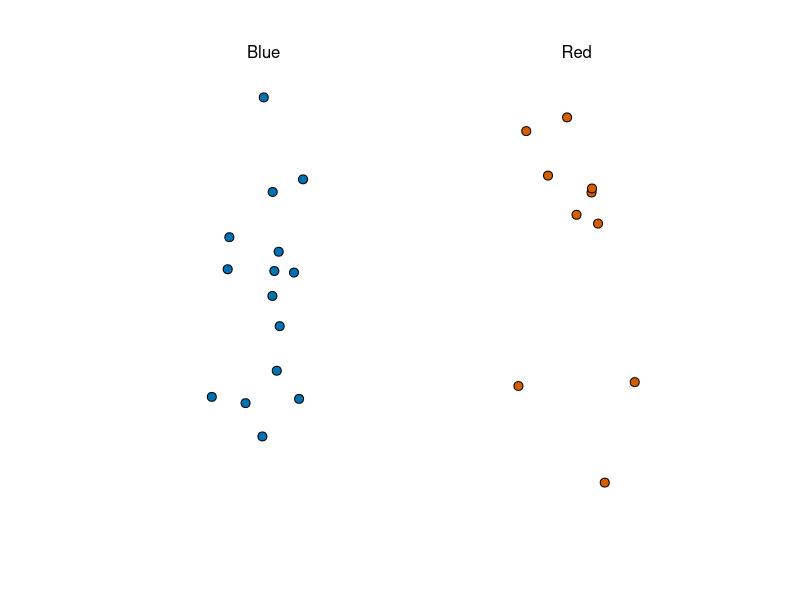
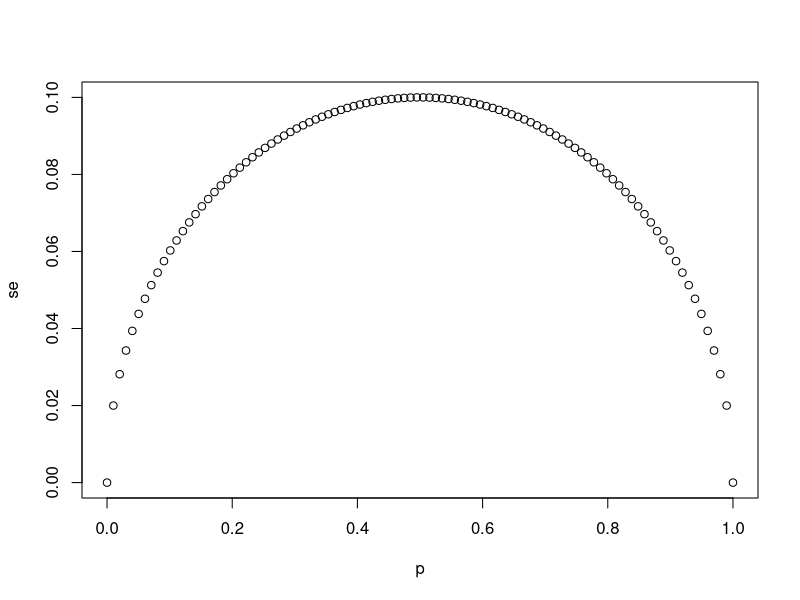
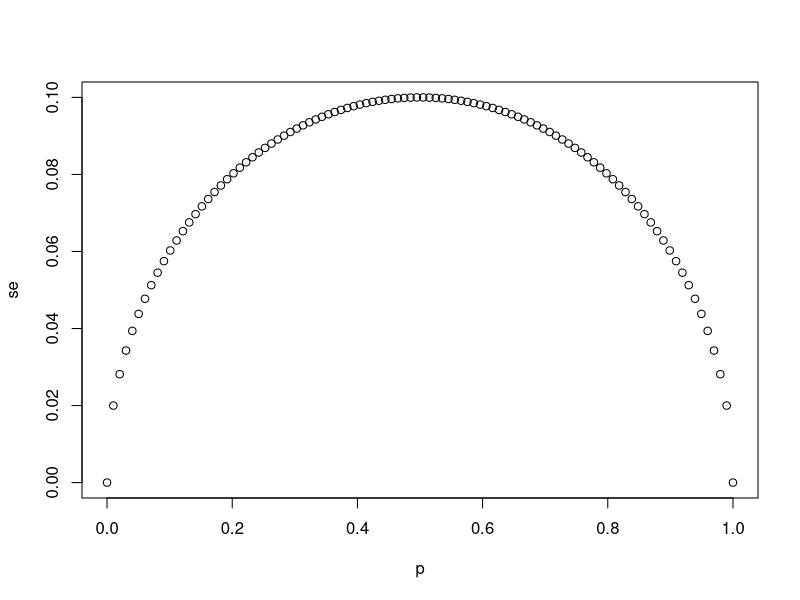
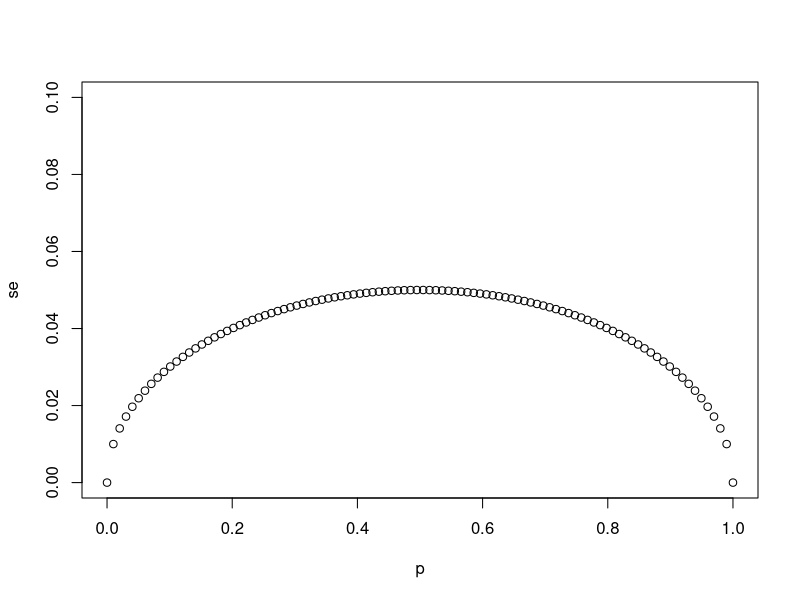
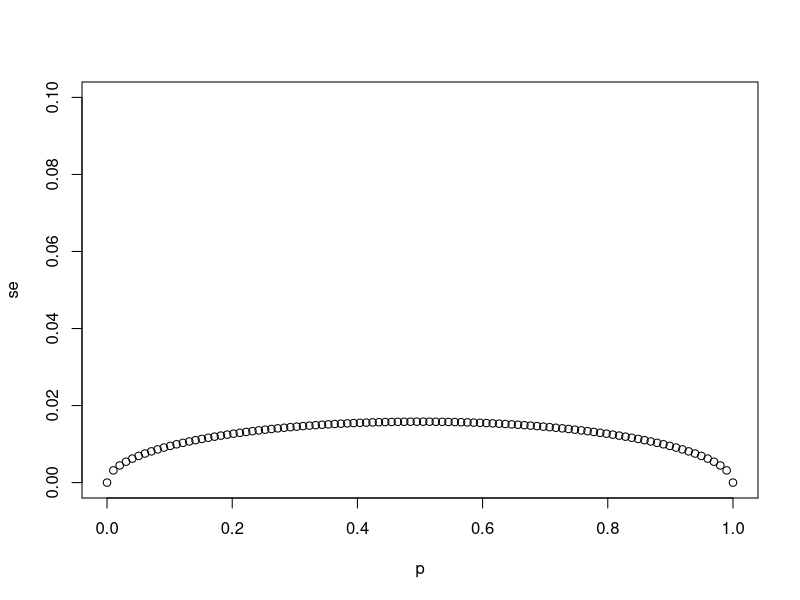
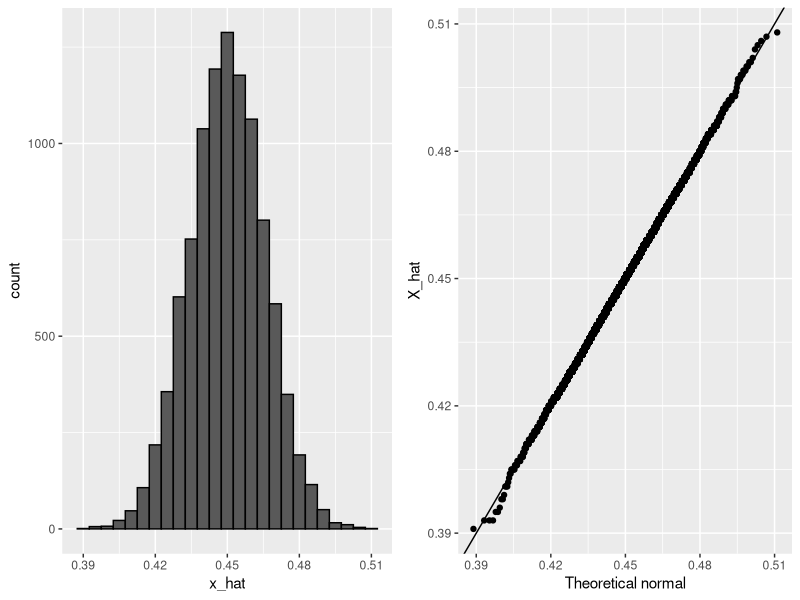
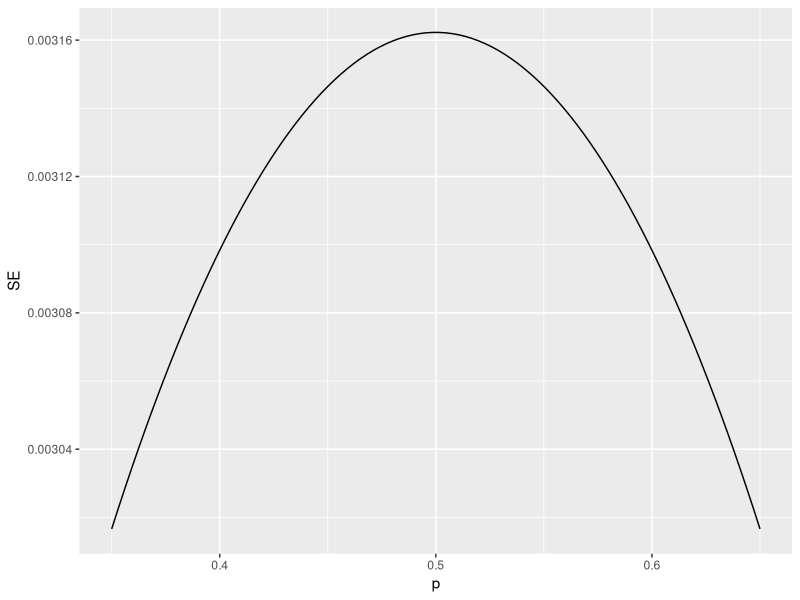
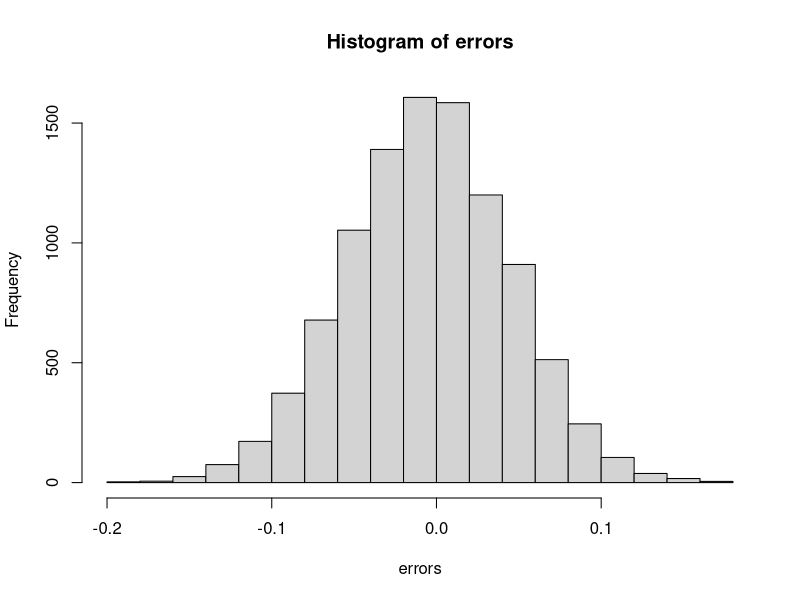

Source code (R) for these figures, in order:
## ---- chunk 1
knitr::opts_chunk$set(echo = TRUE)
## ---- chunk 2
if(!require(tidyverse)) install.packages("tidyverse")
if(!require(dslabs)) install.packages("dslabs")

library(tidyverse)
library(dslabs)
take_poll(25)    # draw 25 beads
## ---- chunk 3
# `N` represents the number of people polled
N <- 25

# Create a variable `p` that contains 100 proportions ranging from 0 to 1 using the `seq` function
p <- seq(0, 1, length.out = 100)

# Create a variable `se` that contains the standard error of each sample average
se <- sqrt(p * (1 - p)/N)

# Plot `p` on the x-axis and `se` on the y-axis
plot(p,se)
## ---- chunk 4
# The vector `p` contains 100 proportions of Democrats ranging from 0 to 1 using the `seq` function
p <- seq(0, 1, length = 100)

# The vector `sample_sizes` contains the three sample sizes
sample_sizes <- c(25, 100, 1000)

# Write a for-loop that calculates the standard error `se` for every value of `p` for each of the three samples sizes `N` in the vector `sample_sizes`. Plot the three graphs, using the `ylim` argument to standardize the y-axis across all three plots.
for (N in sample_sizes)
{
se <- sqrt(p * (1 - p)/N)
plot(p,se,ylim = c(0,0.1))
}
## ---- chunk 5
# `N` represents the number of people polled
N <- 25

# `p` represents the proportion of Democratic voters
p <- 0.45

# Calculate the standard error of the spread. Print this value to the console.
2*sqrt((p*(1-p)/N))
## ---- chunk 6
X_hat <- 0.48
se <- sqrt(X_hat*(1-X_hat)/25)
pnorm(0.01/se) - pnorm(-0.01/se)
## ---- chunk 7
p <- 0.45    # unknown p to estimate
N <- 1000

# simulate one poll of size N and determine x_hat
x <- sample(c(0,1), size = N, replace = TRUE, prob = c(1-p, p))
x_hat <- mean(x)

# simulate B polls of size N and determine average x_hat
B <- 10000    # number of replicates
N <- 1000    # sample size per replicate
x_hat <- replicate(B, {
    x <- sample(c(0,1), size = N, replace = TRUE, prob = c(1-p, p))
    mean(x)
})
## ---- chunk 8
if(!require(gridExtra)) install.packages("gridExtra")

library(gridExtra)
p1 <- data.frame(x_hat = x_hat) %>%
    ggplot(aes(x_hat)) +
    geom_histogram(binwidth = 0.005, color = "black")
p2 <- data.frame(x_hat = x_hat) %>%
    ggplot(aes(sample = x_hat)) +
    stat_qq(dparams = list(mean = mean(x_hat), sd = sd(x_hat))) +
    geom_abline() +
    ylab("X_hat") +
    xlab("Theoretical normal")
grid.arrange(p1, p2, nrow=1)
## ---- chunk 9
N <- 100000
p <- seq(0.35, 0.65, length = 100)
SE <- sapply(p, function(x) 2*sqrt(x*(1-x)/N))
data.frame(p = p, SE = SE) %>%
    ggplot(aes(p, SE)) +
    geom_line()
## ---- chunk 10
# Write a function called `take_sample` that takes `p` and `N` as arguements and returns the average value of a randomly sampled population.
take_sample <- function(p, N) {
  x <- sample(c(0,1), size = N, replace = TRUE, prob = c(1-p, p))
  return(mean(x))
}

# Use the `set.seed` function to make sure your answer matches the expected result after random sampling
set.seed(1)

# Define `p` as the proportion of Democrats in the population being polled
p <- 0.45

# Define `N` as the number of people polled
N <- 100

# Call the `take_sample` function to determine the sample average of `N` randomly selected people from a population containing a proportion of Democrats equal to `p`. Print this value to the console.
take_sample(p, N)
## ---- chunk 11
# Define `p` as the proportion of Democrats in the population being polled
p <- 0.45

# Define `N` as the number of people polled
N <- 100

# The variable `B` specifies the number of times we want the sample to be replicated
B <- 10000

# Use the `set.seed` function to make sure your answer matches the expected result after random sampling
set.seed(1)

# Create an objected called `errors` that replicates subtracting the result of the `take_sample` function from `p` for `B` replications
errors <- replicate(B, p - take_sample(p, N))

# Calculate the mean of the errors. Print this value to the console.
mean(errors)
hist(errors)
## ---- chunk 12
# Define `p` as the proportion of Democrats in the population being polled
p <- 0.45

# Define `N` as the number of people polled
N <- 100

# The variable `B` specifies the number of times we want the sample to be replicated
B <- 10000

# Use the `set.seed` function to make sure your answer matches the expected result after random sampling
set.seed(1)

# We generated `errors` by subtracting the estimate from the actual proportion of Democratic voters
errors <- replicate(B, p - take_sample(p, N))

# Calculate the mean of the absolute value of each simulated error. Print this value to the console.
mean(abs(errors))
## ---- chunk 13
# Define `p` as the proportion of Democrats in the population being polled
p <- 0.45

# Define `N` as the number of people polled
N <- 100

# The variable `B` specifies the number of times we want the sample to be replicated
B <- 10000

# Use the `set.seed` function to make sure your answer matches the expected result after random sampling
set.seed(1)

# We generated `errors` by subtracting the estimate from the actual proportion of Democratic voters
errors <- replicate(B, p - take_sample(p, N))

# Calculate the standard deviation of `errors`
sqrt(mean(errors^2))
## ---- chunk 14
# Define `p` as the expected value equal to 0.45
p <- 0.45

# Define `N` as the sample size
N <- 100

# Calculate the standard error
sqrt(p*(1-p)/N)
## ---- chunk 15
# Define `p` as a proportion of Democratic voters to simulate
p <- 0.45

# Define `N` as the sample size
N <- 100

# Use the `set.seed` function to make sure your answer matches the expected result after random sampling
set.seed(1)

# Define `X` as a random sample of `N` voters with a probability of picking a Democrat ('1') equal to `p`
X <- sample(c(0,1), size = N, replace = TRUE, prob = c(1-p, p))

# Define `X_bar` as the average sampled proportion
X_bar <- mean(X)

# Calculate the standard error of the estimate. Print the result to the console.
se <- sqrt((X_bar*(1-X_bar)/N))
se
## ---- chunk 16
N <- seq(100, 5000, len = 100)
p <- 0.5
se <- sqrt(p*(1-p)/N)
plot(se, N)
## ---- chunk 17
# Define `p` as the proportion of Democrats in the population being polled
p <- 0.45

# Define `N` as the number of people polled
N <- 100

# The variable `B` specifies the number of times we want the sample to be replicated
B <- 10000

# Use the `set.seed` function to make sure your answer matches the expected result after random sampling
set.seed(1)

# Generate `errors` by subtracting the estimate from the actual proportion of Democratic voters
errors <- replicate(B, p - take_sample(p, N))

# Generate a qq-plot of `errors` with a qq-line showing a normal distribution
qqnorm(errors)
qqline(errors)
## ---- chunk 18
# Define `p` as the proportion of Democrats in the population being polled
p <- 0.45

# Define `N` as the number of people polled
N <- 100

# Calculate the probability that the estimated proportion of Democrats in the population is greater than 0.5. Print this value to the console.

1-pnorm(0.5, p, sqrt(p*(1-p)/N))
## ---- chunk 19
# Define `N` as the number of people polled
N <-100

# Define `X_hat` as the sample average
X_hat <- 0.51

# Define `se_hat` as the standard error of the sample average
se_hat <- sqrt(X_hat*(1-X_hat)/N)

# Calculate the probability that the error is 0.01 or larger
1-pnorm(0.01,0,se_hat) + pnorm(-0.01,0,se_hat)
## ---- chunk 20
data("nhtemp")
data.frame(year = as.numeric(time(nhtemp)), temperature = as.numeric(nhtemp)) %>%
    ggplot(aes(year, temperature)) +
    geom_point() +
    geom_smooth() +
    ggtitle("Average Yearly Temperatures in New Haven")
## ---- chunk 21
p <- 0.45
N <- 1000
X <- sample(c(0,1), size = N, replace = TRUE, prob = c(1-p, p))    # generate N observations
X_hat <- mean(X)    # calculate X_hat
SE_hat <- sqrt(X_hat*(1-X_hat)/N)    # calculate SE_hat, SE of the mean of N observations
c(X_hat - 2*SE_hat, X_hat + 2*SE_hat)    # build interval of 2*SE above and below mean
## ---- chunk 22
z <- qnorm(0.995)    # calculate z to solve for 99% confidence interval
pnorm(qnorm(0.995))    # demonstrating that qnorm gives the z value for a given probability
pnorm(qnorm(1-0.995))    # demonstrating symmetry of 1-qnorm
pnorm(z) - pnorm(-z)    # demonstrating that this z value gives correct probability for interval
## ---- chunk 23
B <- 10000
inside <- replicate(B, {
    X <- sample(c(0,1), size = N, replace = TRUE, prob = c(1-p, p))
    X_hat <- mean(X)
    SE_hat <- sqrt(X_hat*(1-X_hat)/N)
    between(p, X_hat - 2*SE_hat, X_hat + 2*SE_hat)    # TRUE if p in confidence interval
})
mean(inside)
## ---- chunk 24
N <- 25
X_hat <- 0.48
(2*X_hat - 1) + c(-2, 2)*2*sqrt(X_hat*(1-X_hat)/N)
## ---- chunk 25
N <- 100    # sample size
z <- sqrt(N) * 0.02/0.5    # spread of 0.02
1 - (pnorm(z) - pnorm(-z))
## ---- chunk 26
# Load the data
data(polls_us_election_2016)

# Generate an object `polls` that contains data filtered for polls that ended on or after October 31, 2016 in the United States
polls <- filter(polls_us_election_2016, enddate >= "2016-10-31" & state == "U.S.")

# How many rows does `polls` contain? Print this value to the console.
nrow(polls)

# Assign the sample size of the first poll in `polls` to a variable called `N`. Print this value to the console.
N <- head(polls$samplesize,1)
N

# For the first poll in `polls`, assign the estimated percentage of Clinton voters to a variable called `X_hat`. Print this value to the console.
X_hat <- (head(polls$rawpoll_clinton,1)/100)
X_hat

# Calculate the standard error of `X_hat` and save it to a variable called `se_hat`. Print this value to the console.
se_hat <- sqrt(X_hat*(1-X_hat)/N)
se_hat

# Use `qnorm` to calculate the 95% confidence interval for the proportion of Clinton voters. Save the lower and then the upper confidence interval to a variable called `ci`.
ci <- c(X_hat - qnorm(0.975)*se_hat, X_hat + qnorm(0.975)*se_hat)
ci
## ---- chunk 27
# The `polls` object that filtered all the data by date and nation has already been loaded. Examine it using the `head` function.
head(polls)

# Create a new object called `pollster_results` that contains columns for pollster name, end date, X_hat, se_hat, lower confidence interval, and upper confidence interval for each poll.
polls <- mutate(polls, X_hat = polls$rawpoll_clinton/100, se_hat = sqrt(X_hat*(1-X_hat)/polls$samplesize), lower = X_hat - qnorm(0.975)*se_hat, upper = X_hat + qnorm(0.975)*se_hat)
pollster_results <- select(polls, pollster, enddate, X_hat, se_hat, lower, upper)
pollster_results
## ---- chunk 28
# The `pollster_results` object has already been loaded. Examine it using the `head` function.
head(pollster_results)

# Add a logical variable called `hit` that indicates whether the actual value exists within the confidence interval of each poll. Summarize the average `hit` result to determine the proportion of polls with confidence intervals include the actual value. Save the result as an object called `avg_hit`.
avg_hit <- pollster_results %>% mutate(hit=(lower<0.482 & upper>0.482)) %>% summarize(mean(hit))
avg_hit
## ---- chunk 29
# Add a statement to this line of code that will add a new column named `d_hat` to `polls`. The new column should contain the difference in the proportion of voters.
polls <- polls_us_election_2016 %>% filter(enddate >= "2016-10-31" & state == "U.S.")  %>%
  mutate(d_hat = rawpoll_clinton/100 - rawpoll_trump/100)

# Assign the sample size of the first poll in `polls` to a variable called `N`. Print this value to the console.
N <- polls$samplesize[1]
N

# Assign the difference `d_hat` of the first poll in `polls` to a variable called `d_hat`. Print this value to the console.
d_hat <- polls$d_hat[1]
d_hat

# Assign proportion of votes for Clinton to the variable `X_hat`.
X_hat <- (d_hat+1)/2
X_hat

# Calculate the standard error of the spread and save it to a variable called `se_hat`. Print this value to the console.
se_hat <- 2*sqrt(X_hat*(1-X_hat)/N)
se_hat


# Use `qnorm` to calculate the 95% confidence interval for the difference in the proportions of voters. Save the lower and then the upper confidence interval to a variable called `ci`.
ci <- c(d_hat - qnorm(0.975)*se_hat, d_hat + qnorm(0.975)*se_hat)
ci
## ---- chunk 30
# The subset `polls` data with 'd_hat' already calculated has been loaded. Examine it using the `head` function.
head(polls)

# Create a new object called `pollster_results` that contains columns for pollster name, end date, d_hat, lower confidence interval of d_hat, and upper confidence interval of d_hat for each poll.
d_hat = polls$rawpoll_clinton/100 - polls$rawpoll_trump/100
X_hat = (d_hat + 1) / 2
polls <- mutate(polls, X_hat, se_hat = 2 * sqrt(X_hat * (1 - X_hat) / samplesize), lower = d_hat - qnorm(0.975)*se_hat, upper = d_hat + qnorm(0.975)*se_hat)
pollster_results <- select(polls, pollster, enddate, d_hat, lower, upper)
pollster_results
## ---- chunk 31
# The `pollster_results` object has already been loaded. Examine it using the `head` function.
head(pollster_results)

# Add a logical variable called `hit` that indicates whether the actual value (0.021) exists within the confidence interval of each poll. Summarize the average `hit` result to determine the proportion of polls with confidence intervals include the actual value. Save the result as an object called `avg_hit`.
avg_hit <- pollster_results %>% mutate(hit=(lower<0.021 & upper>0.021)) %>% summarize(mean(hit))
avg_hit
## ---- chunk 32
# The `polls` object has already been loaded. Examine it using the `head` function.
head(polls)

# Add variable called `error` to the object `polls` that contains the difference between d_hat and the actual difference on election day. Then make a plot of the error stratified by pollster.
error <- polls$d_hat - 0.021
polls <- mutate(polls, error)
polls %>% ggplot(aes(x = pollster, y = error)) +
  geom_point() +
  theme(axis.text.x = element_text(angle = 90, hjust = 1))
## ---- chunk 33
# The `polls` object has already been loaded. Examine it using the `head` function.
head(polls)

# Add variable called `error` to the object `polls` that contains the difference between d_hat and the actual difference on election day. Then make a plot of the error stratified by pollster, but only for pollsters who took 5 or more polls.
error <- polls$d_hat - 0.021
polls <- mutate(polls, error)
polls %>% group_by(pollster) %>% filter(n() >= 5) 
polls %>% ggplot(aes(x = pollster, y = error)) +
  geom_point() +
  theme(axis.text.x = element_text(angle = 90, hjust = 1))
## ---- chunk 34
d <- 0.039
Ns <- c(1298, 533, 1342, 897, 774, 254, 812, 324, 1291, 1056, 2172, 516)
p <- (d+1)/2

# calculate confidence intervals of the spread
confidence_intervals <- sapply(Ns, function(N){
    X <- sample(c(0,1), size=N, replace=TRUE, prob = c(1-p, p))
    X_hat <- mean(X)
    SE_hat <- sqrt(X_hat*(1-X_hat)/N)
    2*c(X_hat, X_hat - 2*SE_hat, X_hat + 2*SE_hat) - 1
})

# generate a data frame storing results
polls <- data.frame(poll = 1:ncol(confidence_intervals),
                    t(confidence_intervals), sample_size = Ns)
names(polls) <- c("poll", "estimate", "low", "high", "sample_size")
polls
## ---- chunk 35
d_hat <- polls %>%
    summarize(avg = sum(estimate*sample_size) / sum(sample_size)) %>%
    .$avg

p_hat <- (1+d_hat)/2
moe <- 2*1.96*sqrt(p_hat*(1-p_hat)/sum(polls$sample_size))   
round(d_hat*100,1)
round(moe*100, 1)
## ---- chunk 36
# suggested libraries and options
library(tidyverse)
options(digits = 3)
# load brexit_polls object
library(dslabs)
data(brexit_polls)
## ---- chunk 37
p <- 0.481    # official proportion voting "Remain"
d <- 2*p-1    # official spread
## ---- chunk 38
# The final proportion of voters choosing "Remain" was p=0.481. Consider a poll with a sample of N=1500 voters.
N <- 1500
# What is the expected total number of voters in the sample choosing "Remain"?
nb_remain <- N*p
nb_remain
# What is the standard error of the total number of voters in the sample choosing "Remain"?
se_remain <- sqrt(N*p*(1-p))
se_remain
# What is the expected value of X_bar, the proportion of "Remain" voters?
X_bar <- p
X_bar
# What is the standard error of X_bar, the proportion of "Remain" voters?
se <- sqrt(p*(1-p)/N)
se
# What is the expected value of d, the spread between the proportion of "Remain" voters and "Leave" voters?
d <- 2*p-1
d
# What is the standard error of d, the spread between the proportion of "Remain" voters and "Leave" voters?
2 * se
## ---- chunk 39
head(brexit_polls)
brexit_polls <- brexit_polls %>%
        mutate(x_hat = (spread+1)/2)
# What is the average of the observed spreads (spread)?
mean(brexit_polls$spread)
 
# What is the standard deviation of the observed spreads?
sd(brexit_polls$spread)
# What is the average of x_hat, the estimates of the parameter p?
mean(brexit_polls$x_hat)
 
# What is the standard deviation of x_hat?
sd(brexit_polls$x_hat)
## ---- chunk 40
brexit_polls[1,]
# Use qnorm to compute the 95% confidence interval for X_hat.
# What is the lower bound of the 95% confidence interval?
brexit_polls[1,]$x_hat - qnorm(.975) * sqrt(brexit_polls[1,]$x_hat *(1-brexit_polls[1,]$x_hat)/brexit_polls[1,]$samplesize)
 
# What is the upper bound of the 95% confidence interval?
brexit_polls[1,]$x_hat + qnorm(.975) * sqrt(brexit_polls[1,]$x_hat *(1-brexit_polls[1,]$x_hat)/brexit_polls[1,]$samplesize)
 
# Does the 95% confidence interval predict a winner (does not cover p=0.5)? Does the 95% confidence interval cover the true value of p observed during the referendum?
# A: The interval predicts a winner but does not cover the true value of p
## ---- chunk 41
# suggested libraries and options
library(tidyverse)
options(digits = 3)
# load brexit_polls object and add x_hat column
library(dslabs)
data(brexit_polls)
brexit_polls <- brexit_polls %>%
    mutate(x_hat = (spread + 1)/2)
# final proportion voting "Remain"
p <- 0.481
## ---- chunk 42
d <- -0.038
june_polls <- brexit_polls %>%
  filter(enddate > "2016-06-01")
june_polls <- june_polls %>%
  mutate(se_x_hat = sqrt(x_hat*(1-x_hat)/samplesize),
           se_spread = 2 * se_x_hat,
           lower = spread - qnorm(.975) * se_spread,
           upper = spread + qnorm(.975) * se_spread,
           hit = (lower<=d & upper>=d))
head(june_polls)
# How many polls are in june_polls?
nrow(june_polls)
# What proportion of polls have a confidence interval that covers the value 0?
june_polls %>% summarize(mean(lower<=0 & upper>=0))
# What proportion of polls predict "Remain" (confidence interval entirely above 0)?
june_polls %>% summarize(mean(lower>0))
# What proportion of polls have a confidence interval covering the true value of d?
june_polls %>% summarize(mean(hit))
## ---- chunk 43
june_polls %>%
  group_by(pollster) %>%
  summarize(hit_rate=mean(hit), n()) %>%
  arrange(hit_rate)
## ---- chunk 44
june_polls %>% group_by(poll_type) %>%
  ggplot(aes(poll_type,spread)) +
  geom_boxplot()
## ---- chunk 45
combined_by_type <- june_polls %>%
        group_by(poll_type) %>%
        summarize(N = sum(samplesize),
                  spread = sum(spread*samplesize)/N,
                  p_hat = (spread + 1)/2)
res <- combined_by_type %>%
  mutate(
    se_spread = 2 * sqrt(p_hat * (1-p_hat) / N),
    ci_lower = spread - qnorm(.975) * se_spread,
    ci_upper = spread + qnorm(.975) * se_spread
    )
res
#What is the lower bound of the 95% confidence interval for online voters?
#What is the upper bound of the 95% confidence interval for online voters?
res %>%
  filter(poll_type == 'Online') %>%
  select(ci_lower, ci_upper)
## ---- chunk 46
# suggested libraries and options
library(tidyverse)
options(digits = 3)
# load brexit_polls object and add x_hat column
library(dslabs)
data(brexit_polls)
brexit_polls <- brexit_polls %>%
    mutate(x_hat = (spread + 1)/2)
# final proportion voting "Remain"
p <- 0.481
## ---- chunk 47
d <- -0.038
brexit_hit <- brexit_polls %>%
  mutate(p_hat = (spread + 1)/2,
         se_spread = 2*sqrt(p_hat*(1-p_hat)/samplesize),
         spread_lower = spread - qnorm(.975)*se_spread,
         spread_upper = spread + qnorm(.975)*se_spread,
         hit = spread_lower < d & spread_upper > d) %>%
  select(poll_type, hit)
## ---- chunk 48
head(brexit_hit)
res <- brexit_hit %>% 
  group_by(poll_type) %>%
  summarize(T=sum(hit), F=sum(!hit))
res
two_by_two <- tibble(hit=c(FALSE,TRUE), 
       'Online'=c(res[res$poll_type=='Online',]$F, 
                  res[res$poll_type=='Online',]$T),
       'Telephone'=c(res[res$poll_type!='Online',]$F, 
                  res[res$poll_type!='Online',]$T))
chisq_test <- two_by_two %>%
    select(-hit) %>%
  chisq.test()
chisq_test
# What is the p-value of the chi-squared test comparing the hit rate of online and telephone polls?
# A: 0.001
# Determine which poll type has a higher probability of producing a confidence interval that covers the correct value of the spread. Also determine whether this difference is statistically significant at a p-value cutoff of 0.05. Which of the following is true?
# A: Online polls are more likely to cover the correct value of the spread and this difference is statistically significant.
## ---- chunk 49
two_by_two
# Calculate the odds that an online poll generates a confidence interval that covers the actual value of the spread.
# Calculate the odds that a telephone poll generates a confidence interval that covers the actual value of the spread.
#Calculate the odds ratio to determine how many times larger the odds are for online polls to hit versus telephone polls.
odds_online <- two_by_two$Online[two_by_two$hit==TRUE] / two_by_two$Online[two_by_two$hit==FALSE]
odds_tel <- two_by_two$Telephone[two_by_two$hit==TRUE] / two_by_two$Telephone[two_by_two$hit==FALSE]
odds_online
odds_tel
odds_online / odds_tel
## ---- chunk 50
brexit_polls %>%
  ggplot(aes(enddate, spread, col=poll_type)) +
  geom_point() +
  geom_smooth(method = "loess", span=0.4) +
  geom_hline(aes(yintercept=-.038))
## ---- chunk 51
brexit_long <- brexit_polls %>%
    gather(vote, proportion, "remain":"undecided") %>%
    mutate(vote = factor(vote))
head(brexit_long)
# Make a graph of proportion over time colored by vote. Add a smooth trendline with geom_smooth and method = "loess" with a span of 0.3.
brexit_long %>%
  ggplot(aes(enddate, proportion, col=vote)) +
  geom_point() +
  geom_smooth(method = "loess", span=0.3)
